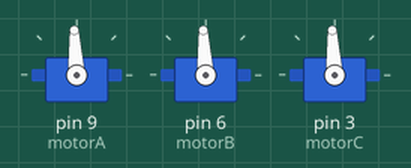
This sketch was run on a simulated Arduino Uno, built with avr-gcc and run on an emulated ATmega328P. Parts: 3 × servo. What the sketch prints to the serial monitor is not drawn.

Above: at 0.1 s.
Timing chart, 0 to 1.6 s (numbered marks = the images above):
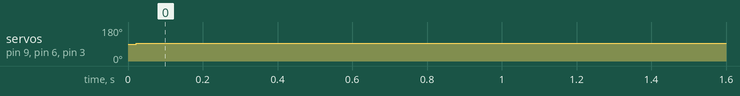

The sketch:

finalcode.ino
```cpp
#include <PS2X_lib.h>
#include <Servo.h>

Servo motorA;
Servo motorB;
Servo motorC;
PS2X ps2x; // create PS2 Controller Class


int error = 0;
byte type = 0;
byte vibrate = 0;

void setup(){
  Serial.begin(57600); //baud rate must be 57600 to communicate w/ reciever
  motorA.attach(9);
  motorB.attach(6);
  motorC.attach(3);

  pinMode(9, OUTPUT);
  pinMode(6, OUTPUT);
  pinMode(3, OUTPUT);

  error = ps2x.config_gamepad(12,11,10,13, true, true);   //setup pins (in this order) and settings: ps2x.GamePad(clock, command, attention, data, Pressures, Rumble)

  if(error == 0){
    Serial.println("Found Controller, configured successful");
    Serial.println("HOLDING L1 or R1 will print out the ANALOG STICK values.");
    Serial.println("www.billporter.info for updates and to report bugs.");
  }

  else if(error == 1)
    Serial.println("No controller found, check wiring, see readme.txt to enable debug. visit www.billporter.info for troubleshooting tips");
  else if(error == 2)
    Serial.println("Controller found but not accepting commands. see readme.txt to enable debug. Visit www.billporter.info for troubleshooting tips");
  else if(error == 3)
    Serial.println("Controller refusing to enter Pressures mode, may not support it. ");

  type = ps2x.readType();
  switch(type) {
  case 0:
    Serial.println("Unknown Controller type");
    break;
  case 1:
    Serial.println("DualShock Controller Found");
    break;
  }
}

void loop(){

  if(error == 1){ //skip loop if no controller found
    return;
  } else { //DualShock Controller Found
    ps2x.read_gamepad(false, vibrate);      //sets vibration motor in PS2 controller to speed based on how hard you press the button
   vibrate = ps2x.Analog(PSAB_BLUE);
  }

  int val=ps2x.Analog(PSS_RX); // reads the value of RX on the the PS2 receiver (value between 0 and 255)
  int mapval=map(val,0,255,2000,1000); //reads val, creates a mapval integer between 1000 and 2000 that motor controller reads

  int x=ps2x.Analog(PSS_LX); // reads the value of LX on the the PS2 receiver (value between 0 and 255)
  int y=ps2x.Analog(PSS_LY); // reads the value of LY on the the PS2 receiver (value between 0 and 255)

 if(x==128 && y==127){
    motorA.writeMicroseconds(mapval);  //stationary rotation
    motorB.writeMicroseconds(mapval);
    motorC.writeMicroseconds(mapval);
    delay(10);
  }

  int mapx=map(x,0,255,100,-100);
  int mapy=map(y,0,255,100,-100); //values from PS2 controller are read from 0-255, read as 100 to -100 value to represent a cartesian plane with a 0 in the center to simplify calculations.

  float theta= atan2(mapx,mapy); //

  int hyp=sqrt(mapx*mapx+mapy*mapy);  //Pythagorean theorem

  float cosa=hyp*cos(150*M_PI/180-theta); //
  float cosb=hyp*cos(30*M_PI/180-theta);  //
  float cosc=hyp*cos(270*M_PI/180-theta); //

  int Fa=map(cosa,-142,142,1000,2000); //
  int Fb=map(cosb,-142,142,1000,2000);
  int Fc=map(cosc,-142,142,1000,2000);


  if(val==128){                    //Fa, Fb, Fc --> rotation
  motorA.writeMicroseconds(Fa);
  motorB.writeMicroseconds(Fb);
  motorC.writeMicroseconds(Fc);
  delay(10);
  }

  delay(50);
}
```

Measured:
- by itself, servo on pin 9 (motorA), servo on pin 6 (motorB), servo on pin 3 (motorC): 90° → 93° at 0.02 s
